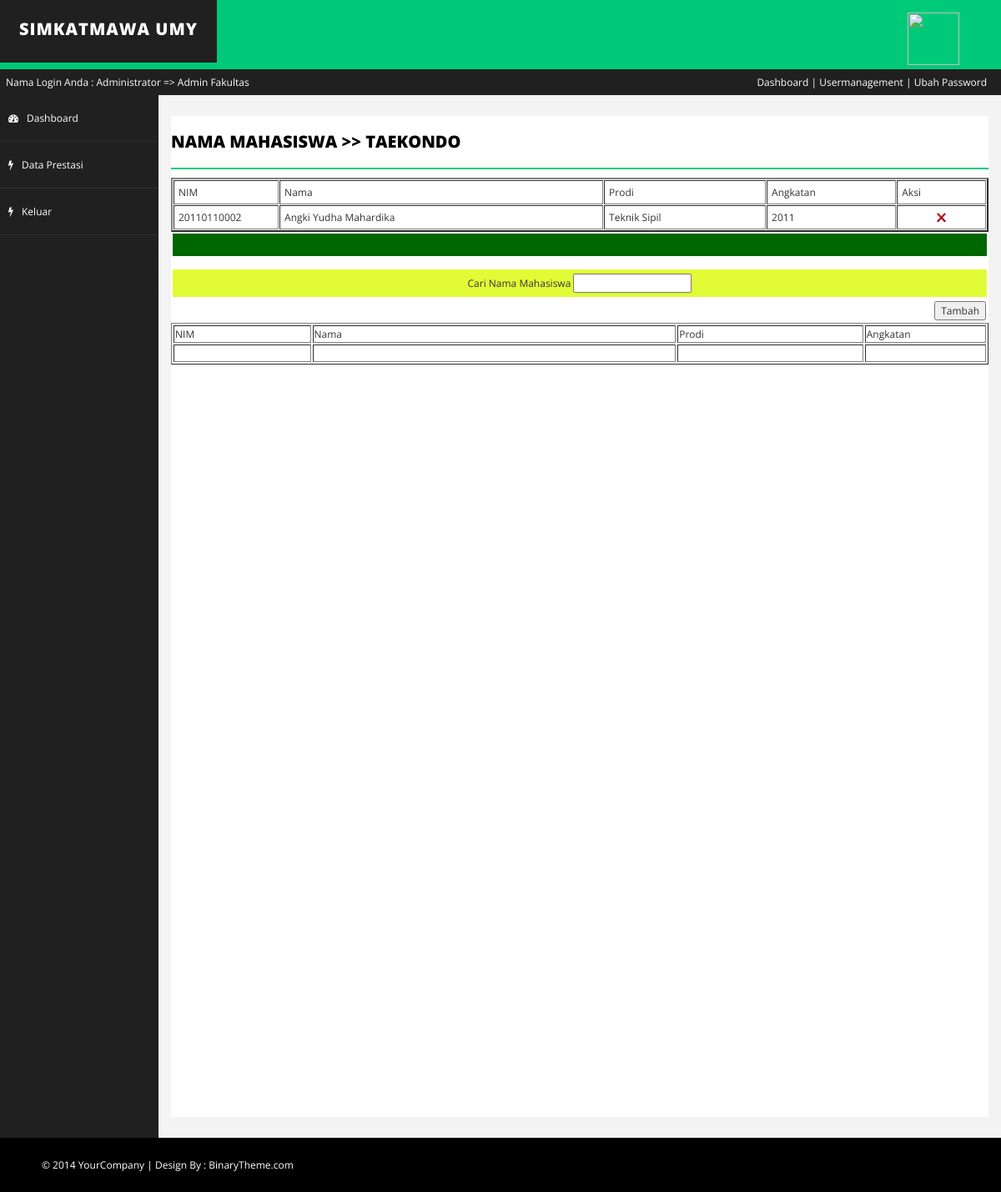
/admin/tambah_prestasi_mahasiswa.php?idprestasi=17 (signed in), run on the app's committed database.
### tables this page shows
CREATE TABLE `data_prestasi` (
  `id_prestasi` int(11) NOT NULL,
  `id_prodi` int(11) NOT NULL,
  `nama_event` varchar(30) NOT NULL,
  `id_tingkat` int(3) NOT NULL,
  `id_jenis_prestasi` int(11) NOT NULL,
  `prestasi_teks` varchar(30) NOT NULL,
  `tgl_mulai` date NOT NULL,
  `tgl_selesai` date NOT NULL,
  `photo_icon` varchar(100) NOT NULL,
  `photo_sertifikat` varchar(100) NOT NULL,
  `dokumen_pendukung` varchar(100) NOT NULL,
  `url_kegiatan` varchar(200) DEFAULT NULL,
  `url_penyelenggara` varchar(200) DEFAULT NULL,
  `keterangan` varchar(200) DEFAULT NULL,
  `jumlah_peserta` int(11) DEFAULT NULL
);

CREATE TABLE `prestasi_mahasiswa` (
  `id_prestasi_mahasiswa` int(11) NOT NULL,
  `id_prestasi` int(11) NOT NULL,
  `nim` varchar(20) NOT NULL
);

CREATE TABLE `student` (
  `student_id` bigint(20) NOT NULL,
  `nim` varchar(15) NOT NULL,
  `id_prodi` smallint(6) NOT NULL,
  `angkatan_id` smallint(6) NOT NULL,
  `full_name` varchar(50) DEFAULT NULL
);

CREATE TABLE `prodi` (
  `id_prodi` int(11) NOT NULL,
  `prodi` varchar(50) NOT NULL,
  `id_fakultas` varchar(30) DEFAULT NULL
);

### admin/tambah_prestasi_mahasiswa.php (the view, shortened to what this page needs)
<?php session_start();
if($_SESSION['session_idadmin'])
{
?>
<?php include "header.php";
$prestasi_mahasiswa=mysqli_query($connect, "select a.*,b.*, c.prodi from prestasi_mahasiswa a
left join student b on a.nim=b.nim
left join prodi c on b.id_prodi=c.id_prodi
 where a.id_prestasi='".$_GET['idprestasi']."'");
?>
<?php include "sidebar.php"; ?>
        <div id="page-wrapper">
          <div id="page-inner">
            <div class="row">
                    <div class="col-md-12">
<?php
if(isset($_GET['idprestasi']))
{
$detail_prestasi=mysqli_query($connect, "select * from data_prestasi where id_prestasi='".$_GET['idprestasi']."'");
		  while($baris1=mysqli_fetch_array($detail_prestasi))
		  {
		 echo "<h1 class='page-head-line'>Nama Mahasiswa >> ". $baris1['nama_event']."</h1>";
		  }
}
?>
                  </div>
              </div>
 <form action="" method="post" enctype="multipart/form-data">
             <table width="100%" border="2" cellpadding="5" cellspacing="1">
      <tr>
        <td width="13%">NIM</td>
        <td width="40%">Nama</td>
        <td width="20%">Prodi</td>
        <td width="16%">Angkatan</td>
        <td width="11%">Aksi</td>
      </tr>
 <?php
		  while($baris=mysqli_fetch_array($prestasi_mahasiswa))
		  {
		  ?>
      <tr>
        <td><?=$baris['nim'];?></td>
        <td><?=$baris['full_name'];?></td>
        <td><?=$baris['prodi'];?></td>
        <td><?=$baris['angkatan_id'];?></td>
        <td align="center"><?php if ($_SESSION['session_hapus']=="ya")
  {
?>
	<a href="?action=hapusprestasim&idprestasim=<?php echo $baris['id_prestasi_mahasiswa'];?>&idprestasi=<?=$_GET['idprestasi'];?>" onclick="return confirm('Anda Yakin Ingin Menghapus Data Mahasiswa Prestasi ini ?');"><img src="../img/hapus.png" alt="Hapus" width="13" height="13" border="0" /></a>
	<?php
  }
  ?></td>
      </tr>
 <?php
		  }
		  ?>
    </table>
   <table width="100%" border="0" cellpadding="5" >
   <tr bgcolor="#006600">
    <td align="right">&nbsp;</td>
  </tr>
</table>
</form>
    <table width="100%" border="0" cellpadding="5" cellspacing="2" >
  <tr>
    <td width="27%" bgcolor="#E2FB37" align="center"><div id="pilihan">Cari Nama Mahasiswa <input name="nama" type="text" onkeyup="GETNAMA(this);" />
</div>
    </td>
  </tr>
</table>
     <form method="post" action="" enctype="multipart/form-data" name="test_form" id="test_form">
  <table width="100%" border="0">
  <tr>
    <td align="right"><input type="submit" name="tambah_mahasiswa_p" id="tambah_mahasiswa_p" value="Tambah" /></td>
  </tr>
</table>
<div id="pilihan1" >
    <table width="100%" border="1">
      <tr>
        <td width="17%">NIM</td>
        <td width="45%">Nama</td>
        <td width="23%">Prodi</td>
        <td width="15%">Angkatan</td>
      </tr>
      <tr>
        <td>&nbsp;</td>
        <td>&nbsp;</td>
        <td>&nbsp;</td>
        <td>&nbsp;</td>
      </tr>
    </table>
 </div>
    </form>
            </div>
        </div>
    </div>
  <?php include "footer.php"; ?>
<?php
}
else
{
 echo "<meta http-equiv=\"refresh\" content=\"0;URL=../global/index.php?prs=Silahkan Login Dahulu\">";
}
?>

### admin/assets/css/basic.css (style rules this page uses)
body { font-family: 'Open Sans', sans-serif; line-height:25px; font-size:12px; }
table { font-size:12px; }
table a:link { color:#0F0; }
#page-wrapper { padding: 15px 15px; min-height: 600px; background: #F3F3F3; }
#page-inner { width: 100%; margin: 10px 20px 10px 0px; background-color: #fff!important; min-height: 1200px; }
.page-head-line { font-size: 20px; text-transform: uppercase; color: #000; font-weight: 800; padding-bottom: 20px; border-bottom: 2px solid #00CA79; margin-bottom: 10px; }
@media (min-width:768px) { #page-wrapper { margin: 0 0 0 190px; padding: 15px 15px; min-height: 1200px; } }

### data on the page
data_prestasi: nama_event "TAEKONDO"
prestasi_mahasiswa: student.nim "20110110002", student.full_name "Angki Yudha Mahardika", prodi.prodi "Teknik Sipil", student.angkatan_id "2011"

### other printed values
$_SESSION['session_nama'] "Administrator"
